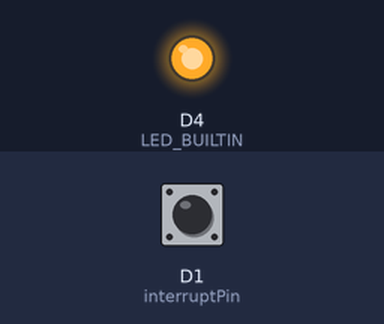
This sketch was run on a simulated ESP8266 (NodeMCU). Shown: output pins drawn as LEDs (lit = HIGH, except the on-board LED, lit = LOW). The test bench sets the inputs (shaded band); at power-on: D1 (interruptPin) HIGH.

Above: at 1.2 s.
1.3 s: D1 (interruptPin) pulled LOW for 0.15 s
At 2.6 s:
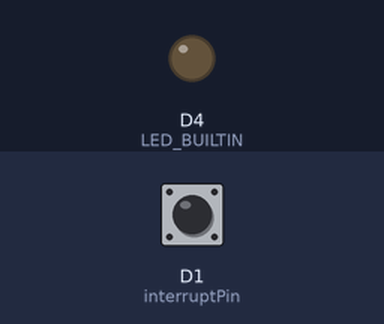
2.9 s: D1 (interruptPin) pulled LOW for 1 s
At 5.1 s:
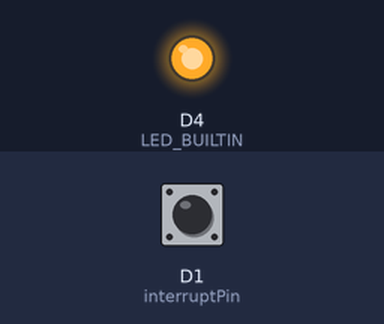
5.4 s: D1 (interruptPin) pulled LOW for 3.2 s
At 9.9 s:
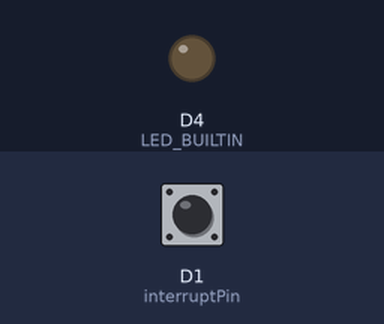
Timing chart, 0 to 11.4 s (numbered marks = the images above; inputs shaded):
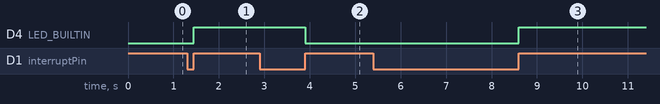

Measured:
- after the input at 1.3 s, D4 (LED_BUILTIN): LOW → HIGH after 0.15 s
- after the input at 2.9 s, D4 (LED_BUILTIN): HIGH → LOW after 1.0 s
- after the input at 5.4 s, D4 (LED_BUILTIN): LOW → HIGH after 3.2 s

The sketch:

ex2.ino
```cpp
const byte interruptPin = D1;
volatile int state = LOW;

void setup() {
  Serial.begin(115200);
  pinMode(interruptPin, INPUT_PULLUP);
  pinMode(LED_BUILTIN, OUTPUT);
  attachInterrupt(digitalPinToInterrupt(interruptPin), handleInterrupt, RISING);
}

void loop() {
  digitalWrite(LED_BUILTIN, state);
}

void handleInterrupt() {
  delayMicroseconds(20);
  state = !state;
}
```
